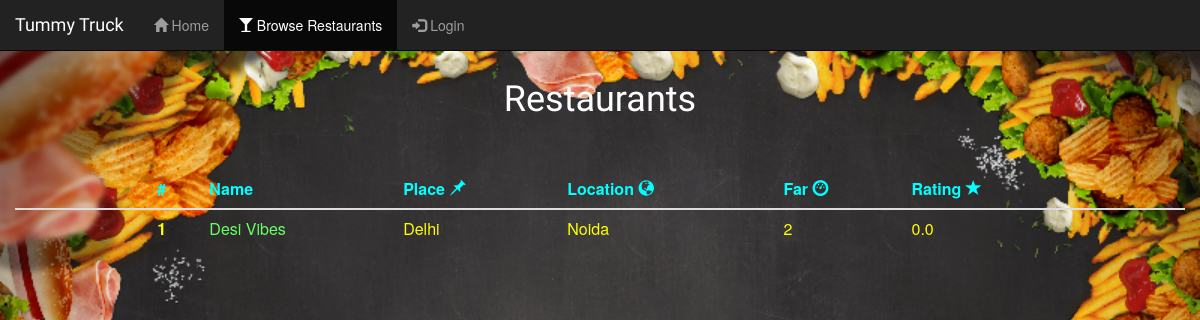
Page /cities/Delhi on the committed database.
### store/models.py (models this page shows, shortened)
class Restaurant(models.Model):
    name=models.CharField(max_length=50)
    place=models.CharField(max_length=50)
    location=models.CharField(max_length=50)
    far=models.IntegerField(default=0,null=True)
    description=models.TextField(null=True)
    rating=models.FloatField(default=0.0,null=True)
    total_rating = models.IntegerField(default=0,null=True)
    total_users = models.IntegerField(default=0,null=True)
    class Meta:
        ordering=('name',)

### store/views.py (the view)
# urls.py: path('cities/<slug:qcity>',restaurants_view,name='restaurants_view' ),
def restaurants_view(request,qcity):
    context={
     'restaurants': Restaurant.objects.filter(place=qcity)
    }
    return render(request, 'store/restaurants_list.html', context)

### store/templates/store/restaurants_list.html (shortened to what this page needs)
    <link rel="stylesheet" href="http://maxcdn.bootstrapcdn.com/bootstrap/3.3.4/css/bootstrap.min.css">
</head>
<body >
    <span>Loaded!<br><br><br><span/>
<nav class="navbar navbar-fixed-top navbar-inverse">
    <div class="container-fluid">
        <div class="navbar-header ">
         <a href="#" class="navbar-brand " >Tummy Truck</a>
        </div>
        <div class="collapse navbar-collapse" id="mainNavBar">
            <ul class="nav navbar-nav">
                <li><a href="{%url 'index'%}"><span class="glyphicon glyphicon-home"></span>&nbspHome</a></li>
                  {% if user.is_authenticated %}
                <li class="active" ><a href="{%url 'placeView'%}"><span class="glyphicon glyphicon-shopping-cart"></span>&nbspOrder Food</a></li>
                {%else%}
                <li class="active"><a href="{%url 'placeView'%}"><span class="glyphicon glyphicon-glass"></span>&nbspBrowse Restaurants</a></li>
                <li><a href="{% url 'account_login'%}"><span class="glyphicon glyphicon-log-in"></span>&nbspLogin</a></li>
                {%endif%}
            </ul>
        </div>
    </div>
</nav>
<h1 class="header">Restaurants</h1><br><br>
<div class="container-fluid">
<table class="table">
    <thead>
        <tr>
        <th scope="col"></th>
        <th scope="col"></th>
        <th scope="col"></th>
        <th scope="col"></th>
        <th scope="col">#</th>
        <th scope="col">Name</th>
        <th scope="col">Place&nbsp<span class="glyphicon glyphicon-pushpin"></span></th>
        <th scope="col">Location&nbsp<span class="glyphicon glyphicon-globe"></span></th>
        <th scope="col">Far&nbsp<span class="glyphicon glyphicon-dashboard"></th>
        <th scope="col">Rating&nbsp<span class="glyphicon glyphicon-star"></th>
        <th scope="col"></th>
        <th scope="col"></th>
        <th scope="col"></th>
        </tr>
    </thead>
    <tbody>
        {% for rest in restaurants %}
        <tr>
        <td></td><td></td><td></td><td></td><th scope="row" id="t1">{{forloop.counter}}</th>
        <td ><a href="{% url 'restaurant_foods' rt=rest.id %}">{{rest.name}}</a></td>
        <td>{{rest.place}}</td>
        <td>{{rest.location}}</td>
        <td>{{rest.far}}</td>
        <td>{{rest.rating}}</td>
        <td></td><td></td><td></td>
        </tr>
        {% endfor %}
    </tbody>
</table>
</div>
</body>

### store/templates/store/restaurants_list.html (style rules this page uses)
.header { text-align: center; color:white; font-family: 'Satisfy',cursive; }
body { background-image: url( '/static/images/rest.jpg' ); background-position: center; background-repeat: no-repeat; background-size: cover; }
.navbar { border-radius:0; }
.navbar-brand { font-family:'Satisfy',cursive; }
a { text-decoration:none; color:#66FF66; }
th { color:cyan; }
td { color: yellow; }
#t1 { color: yellow; }

### rows in the picture
Restaurant: name "Desi Vibes", place "Delhi", location "Noida", far "2", rating "0.0"
